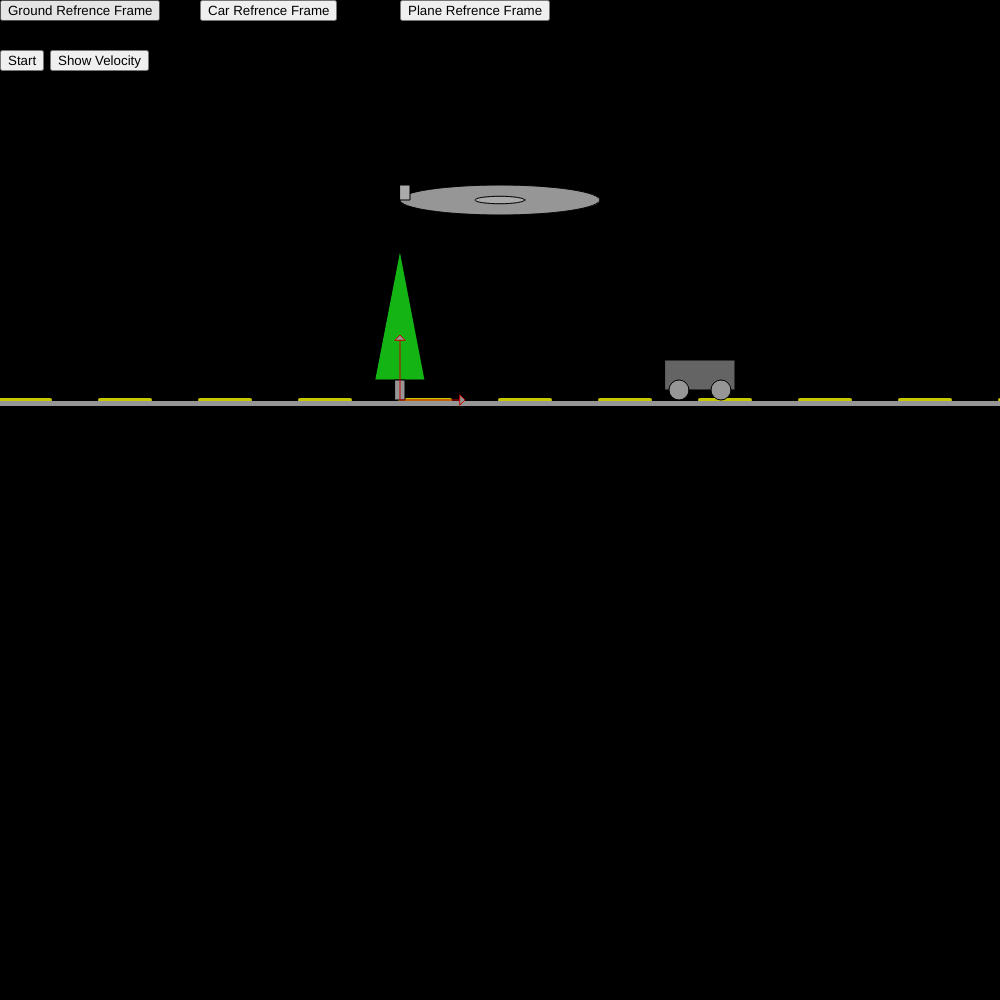
Frame 1 (no input)
Frame 60 (no input): identical to frame 1, image omitted
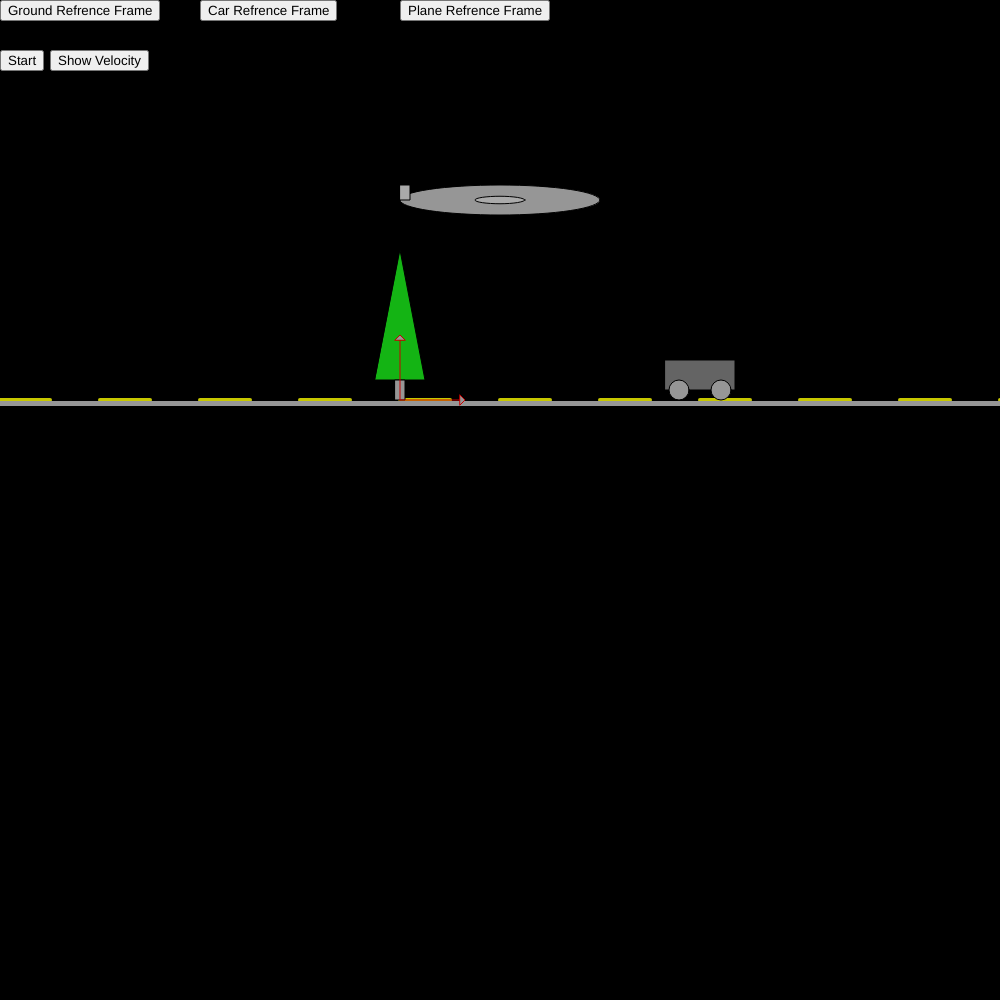
Frame 120 (the mouse pressed at the canvas centre since frame 60)

The p5.js sketch that drew these frames (run headless with seeded random() and noise() and a simulated clock; from frame 60 on, the mouse is pressed at the canvas centre):

// p5.js sketch
// ── sketch.js
var stopWatch;
var tree, car, airPlane;
//var RF="g";
//var RFDraw;



var start=false;
var updateOnce=false;
var showVelocity=false;
var refrenceFrame;
function setup() {
  createCanvas(1000,1000);
  background(0);
  
  stopWatch=new StopWatch();

  
  tree=new PhysicalObject("tree", createVector(400,400),createVector(0,0),createVector(0,0), drawTree)
  road=new PhysicalObject("road", createVector(0,400),createVector(0,0),createVector(0,0), drawRoad)
  car=new PhysicalObject("car", createVector(700,400),createVector(-20,0),createVector(0,0), drawCar)
  airPlane = new PhysicalObject("plane", createVector(500,200),createVector(200,0),createVector(0,0), drawPlane)
  
  refrenceFrame=new RefrenceFrame(tree);
  road.display();
  tree.display();
  car.display();
  
  airPlane.display();
  
  
  startButton=createButton("Start");
  startButton.position(0,50);
  startButton.mousePressed(function(){
    start=!start;
    stopWatch.setZero();
    
    if(start){
      startButton.getCaptionLabel="Stop";
    }else{
      startButton.getCaptionLabel="Start";
    }
  })
  
  velButton=createButton("Show Velocity");
  velButton.position(50,50);
  velButton.mousePressed(function(){
    showVelocity=!showVelocity;
    updateOnce=true;
    stopWatch.setZero();
  })
  
  groundButton=createButton("Ground Refrence Frame");
  groundButton.position(0,0);
  groundButton.mousePressed(function(){
    //RF="g";
    refrenceFrame.switchTracking(tree);
    updateOnce=true;
    stopWatch.setZero();
  })
  carButton=createButton("Car Refrence Frame");
  carButton.position(200,0);
  carButton.mousePressed(function(){
    //RF="c";
    refrenceFrame.switchTracking(car);
    updateOnce=true;
    stopWatch.setZero();
  })
  planeButton=createButton("Plane Refrence Frame");
  planeButton.position(400,0);
  planeButton.mousePressed(function(){
    //RF="p";
    refrenceFrame.switchTracking(airPlane);
    updateOnce=true;
    stopWatch.setZero();
  })
  
  
}

function draw() {
  if(start || updateOnce){
    background(0);
    
    stopWatch.update();
    car.update();
    airPlane.update();
    
    
    refrenceFrame.translate();
    
    
    // if(RF=="g"){
    //   translate(-tree.pos.x+tree.posInital.x,0)
    //   console.log("g")
    // }else if(RF=="c"){
    //   translate(-car.pos.x+car.posInital.x,0)
    //   console.log("c")
    // }else if(RF=="p"){
    //   translate(-plane.pos.x+plane.posInital.x,0)
    //   console.log("p")
    // }
    road.display();
    tree.display();
    car.display();
    airPlane.display();
    updateOnce=false;
  }
  
  
}

function StopWatch(){
  
  this.deltaTime=0;
  this.lastTime;
  this.deltaTimeSec=0;
  
  this.setZero=function(){
    this.deltaTime=0;
    this.lastTime=millis();
    this.deltaTimeSec=0;
    
  }
  
  
  this.update=function(){
    if(!this.lastTime){
      this.lastTime=millis();
    }
    
    
    var curTime=millis();
    this.deltaTime=curTime-this.lastTime;
    this.deltaTimeSec=this.deltaTime/1000;
    this.lastTime=curTime;
    
  }
}

function PhysicalObject(_name, _pos, _vel, _acc, _drawing, _parent){
  this.name=_name;
  this.posInital=createVector(_pos.x,_pos.y);
  this.pos=_pos;
  this.vel=_vel;
  this.acc=_acc;
  this.drawing=_drawing;
  
  this.parentObj=_parent;

  this.getRefFrameVel=function(){
    if(this.parentObj){
      // print(this.vel.x+this.parentObj.vel.x)
      // print(this.vel.y+this.parentObj.vel.y)
      
      var myVec = createVector(this.vel.x+this.parentObj.vel.x,this.vel.y+this.parentObj.vel.y);
      print(myVec.x + " ? " + myVec.y)
      return myVec;
    }else{
      return this.vel;
    }
  }
  
  this.update=function(){
    if(stopWatch.deltaTime){
      
      //this.pos.x=this.pos.x+this.getRelativeVel().x*stopWatch.deltaTimeSec;\
      
      
      
      //this.pos.x=this.pos.x+this.vel.x*stopWatch.deltaTimeSec;
      
      this.pos.x=this.pos.x+this.getRefFrameVel().x*stopWatch.deltaTimeSec;
      
    }

  }
  
  
  
  this.getRelativeVel=function(){
    
    return this.getRefFrameVel().x-refrenceFrame.trackingRefrence.getRefFrameVel().x;
  }
  
  this.display=function(){
    push();
    translate(this.pos.x,this.pos.y);
    this.drawing()
    
    if(this == refrenceFrame.trackingRefrence)
    refrenceFrame.display();
    
    if(showVelocity){
      noStroke()
      fill(20,20,250);
      var myVel = this.getRelativeVel();
      textAlign(CENTER);
      text(myVel,0,40);
      
      ellipse(0,45,4,4);
      stroke(20,20,250);
      line(0,45,myVel,45)
      translate(myVel,0)
      triangle(0,45,-abs(myVel)/myVel*5,50,-abs(myVel)/myVel*5,40)
    }
    
    pop();
  }
}


function RefrenceFrame(_trackerObj){
  
  //this.position;
  
  this.trackingRefrence=_trackerObj;
  
  this.switchTracking=function(_trackerObj){
    this.trackingRefrence=_trackerObj;
  }
  
  this.translate=function(){
    
    translate(-this.trackingRefrence.pos.x+this.trackingRefrence.posInital.x,0)
  }
  
  this.display=function(){
    stroke(200,0,0);
    line(0,0,60,0);
    triangle(60,-5,65,0,60,5);
    line(0,0,0,-60);
    triangle(-5,-60,0,-65,5,-60);
  }
}



// ── drawings.js
var drawRoad=function(){
  var marksLength=50;
  var marksWidth=4;
  var marksSpacing=50;
  
  strokeWeight(marksWidth);
  var numberMarks=20;
  stroke(200,200,0);
  for(var i=0; i<numberMarks;i++){
    line(i*(marksLength+marksSpacing), 0, i*(marksLength+marksSpacing)+marksLength,0)
  }
  noStroke();
  fill(150)
  rect(0,1,numberMarks*(marksLength+marksSpacing)+marksLength,5);
  
  
}


var drawTree=function(){
  widthTree=50;
  heightTree=150;
  widthTrunckTree=10;
  heightTrunckTree=20;
  
  fill(20,180,20);
  triangle(widthTree/-2,-heightTrunckTree,widthTree/2,-heightTrunckTree,0,-heightTree);
  fill(150);
  rect(-widthTrunckTree/2,-heightTrunckTree,widthTrunckTree,heightTrunckTree);
}
var drawCar=function(){
  // push();
  // translate(this.pos.x,this.pos.y);
  
  widthCar=70;
  heightCar=40;
  wheelDiamCar=20;
  wheelOffestCar=.4;
  
  
  fill(100);
  rect(-widthCar/2,-heightCar,widthCar,heightCar-wheelDiamCar/2);
  
  fill(150);
  ellipse(-widthCar/2*(1-wheelOffestCar),-wheelDiamCar/2,wheelDiamCar,wheelDiamCar)
  ellipse(widthCar/2*(1-wheelOffestCar),-wheelDiamCar/2,wheelDiamCar,wheelDiamCar)
  
  // refrenceFrame.display();
  // pop();
}
var drawPlane=function(){
  
  var widthPlane=200;
  var heightPlane=30;
  var widthTailPlane=10;
  var heightTailPlane=15
  
  
  // push();
  // translate(this.pos.x,this.pos.y);
  fill(150);
  ellipse(0,0,widthPlane,heightPlane);
  fill(170);
  ellipse(0,0,widthPlane/4,heightPlane/4);
  rect(-widthPlane/2, -heightPlane/2,widthTailPlane, heightTailPlane)
  //RFDraw.display();
  // pop();
}




var drawWater=function(){
  var waveLength=15;
  var waveHeight=10;
  var marksSpacing=15;
  
  
  strokeWeight(4);
  var numberMarks=20;
  stroke(20,20,200);
  
  for(var i=0; i<numberMarks;i++){
    noFill();
    translate(waveLength,0);
    arc(0, 0, waveLength, waveHeight*2, 0, PI);
  }
  noStroke();
  fill(150)
 
  
  
}
